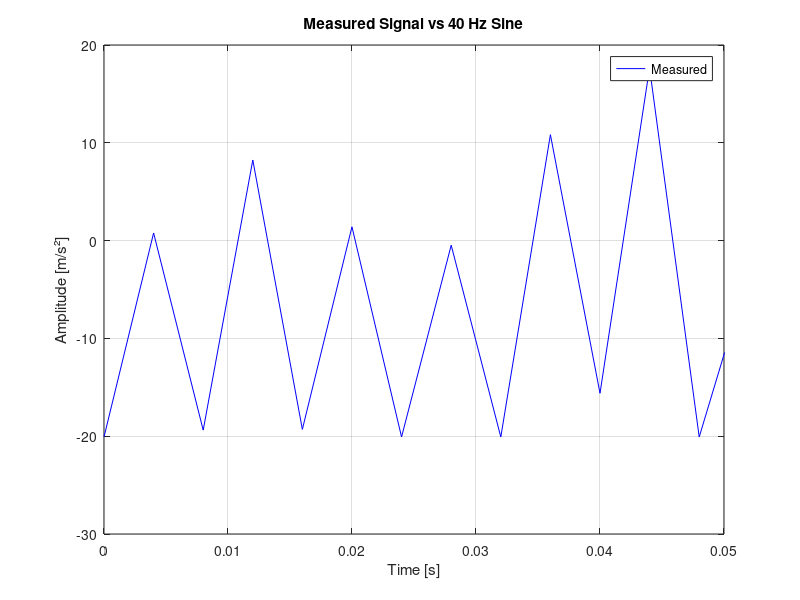

MATLAB code to generate this figure: (Note: this script raises an error after producing the figure.)
clear all; 
close all;
clc;

%% === Load Data ===

% Load resting position (baseline)
rest = load('Ruhelage.mat');  % Replace with your filename
% Load vibration measurement
data = load('40Hz.mat');  % Replace with your filename

% Select axis for analysis (e.g., Z-axis)
ref_axis = 'az_data';

% Extract time vector and sampling rate
t = data.time_data;                         % seconds
dt = mean(diff(t));                         % time step
fs = 1 / dt;                                % sampling frequency

fprintf('Sampling rate: %.2f Hz\n', fs);

% Raw signals
rest_signal = rest.(ref_axis);
vib_signal  = data.(ref_axis);

% Remove DC offset using rest signal
%vib_corrected = vib_signal - mean(rest_signal);
vib_corrected = vib_signal;
%% === Generate 40 Hz reference sine wave ===
A = max(abs(vib_corrected));     % Match amplitude to measured signal
f_ref = 40;                      % Reference frequency in Hz
sine_ref = A * sin(2*pi*f_ref*t);

%% === Plot time domain ===
figure;
plot(t, vib_corrected, 'b', 'DisplayName', 'Measured');
xlim([0 (1/40)*2])
hold on;
%plot(t, sine_ref, 'r', 'DisplayName', '40 Hz Reference');
title('Measured Signal vs 40 Hz Sine');
xlabel('Time [s]');
ylabel('Amplitude [m/s²]');
legend;
grid on;

%% === Peak-based frequency estimation ===
% Use findpeaks to detect local maxima
[~, locs] = findpeaks(vib_corrected, 'MinPeakHeight', 0.3 * max(vib_corrected));  % Optional threshold

% Check if enough peaks were found
if length(locs) < 2
    warning('Not enough peaks found for time-based frequency estimation.');
    peak_based_freq = NaN;
else
    % Compute time differences between peaks
    peak_times = t(locs);
    periods = diff(peak_times);           % Time between peaks
    mean_period = mean(periods);          % Average period
    peak_based_freq = 1 / mean_period;    % Frequency in Hz

    % Output result
    fprintf('Estimated frequency from peaks: %.2f Hz\n', peak_based_freq);
end

%% === FFT ===
n = length(vib_corrected);
Y = fft(vib_corrected);
f = (0:n-1)*(fs/n);           % Frequency axis

% Only take positive frequencies
Y = abs(Y(1:floor(n/2)));
f = f(1:floor(n/2));

% Find peak frequency
[~, idx] = max(Y);
peak_freq = f(idx);

%% === Plot frequency spectrum ===
figure;
plot(f, Y);
title('FFT of Vibration Signal');
xlabel('Frequency [Hz]');
ylabel('Amplitude');
grid on;

%% === Output result ===
fprintf('Estimated vibration frequency: %.2f Hz\n', peak_freq);
